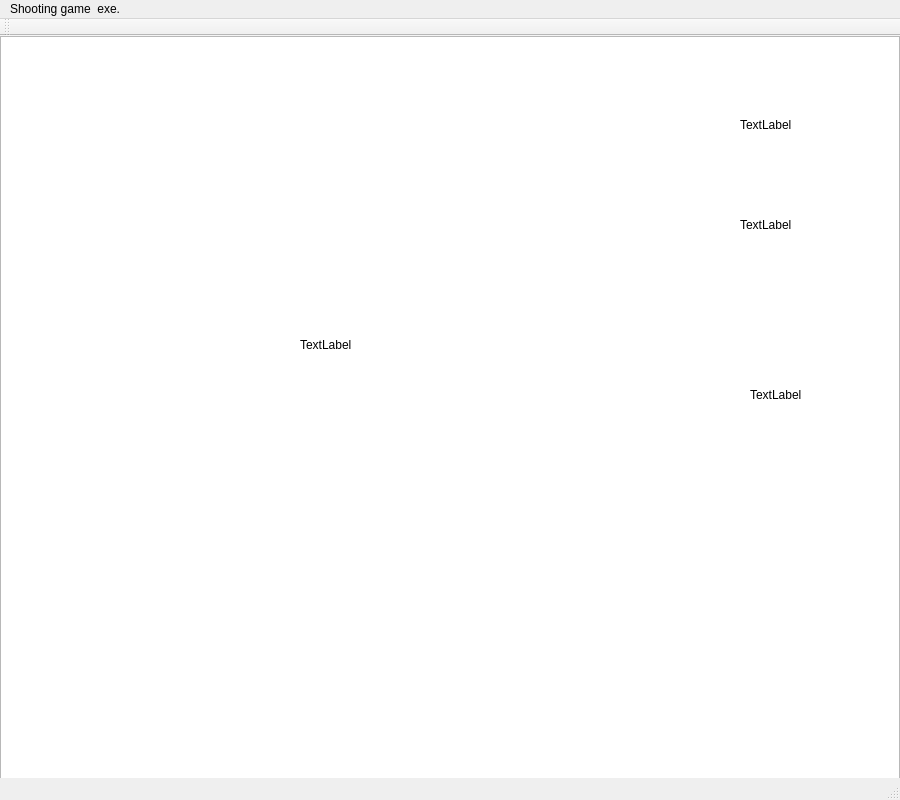
<?xml version="1.0" encoding="UTF-8"?>
<ui version="4.0">
 <class>MainWindow</class>
 <widget class="QMainWindow" name="MainWindow">
  <property name="geometry">
   <rect>
    <x>0</x>
    <y>0</y>
    <width>900</width>
    <height>800</height>
   </rect>
  </property>
  <property name="focusPolicy">
   <enum>Qt::StrongFocus</enum>
  </property>
  <property name="windowTitle">
   <string>MainWindow</string>
  </property>
  <widget class="QWidget" name="centralWidget">
   <widget class="QGraphicsView" name="graphicsView">
    <property name="geometry">
     <rect>
      <x>0</x>
      <y>0</y>
      <width>900</width>
      <height>800</height>
     </rect>
    </property>
    <property name="focusPolicy">
     <enum>Qt::NoFocus</enum>
    </property>
   </widget>
   <widget class="QLabel" name="scorelabel">
    <property name="geometry">
     <rect>
      <x>740</x>
      <y>80</y>
      <width>67</width>
      <height>17</height>
     </rect>
    </property>
    <property name="text">
     <string>TextLabel</string>
    </property>
   </widget>
   <widget class="QLabel" name="character">
    <property name="geometry">
     <rect>
      <x>740</x>
      <y>180</y>
      <width>67</width>
      <height>17</height>
     </rect>
    </property>
    <property name="text">
     <string>TextLabel</string>
    </property>
   </widget>
   <widget class="QLabel" name="skilltime">
    <property name="geometry">
     <rect>
      <x>750</x>
      <y>350</y>
      <width>67</width>
      <height>17</height>
     </rect>
    </property>
    <property name="text">
     <string>TextLabel</string>
    </property>
   </widget>
   <widget class="QLabel" name="show">
    <property name="geometry">
     <rect>
      <x>300</x>
      <y>300</y>
      <width>67</width>
      <height>17</height>
     </rect>
    </property>
    <property name="text">
     <string>TextLabel</string>
    </property>
   </widget>
  </widget>
  <widget class="QMenuBar" name="menuBar">
   <property name="geometry">
    <rect>
     <x>0</x>
     <y>0</y>
     <width>900</width>
     <height>22</height>
    </rect>
   </property>
   <widget class="QMenu" name="menushooting_game_exe">
    <property name="title">
     <string>Shooting game  exe.</string>
    </property>
   </widget>
   <addaction name="menushooting_game_exe"/>
  </widget>
  <widget class="QToolBar" name="mainToolBar">
   <attribute name="toolBarArea">
    <enum>TopToolBarArea</enum>
   </attribute>
   <attribute name="toolBarBreak">
    <bool>false</bool>
   </attribute>
  </widget>
  <widget class="QStatusBar" name="statusBar"/>
 </widget>
 <layoutdefault spacing="6" margin="11"/>
 <resources/>
 <connections/>
</ui>
